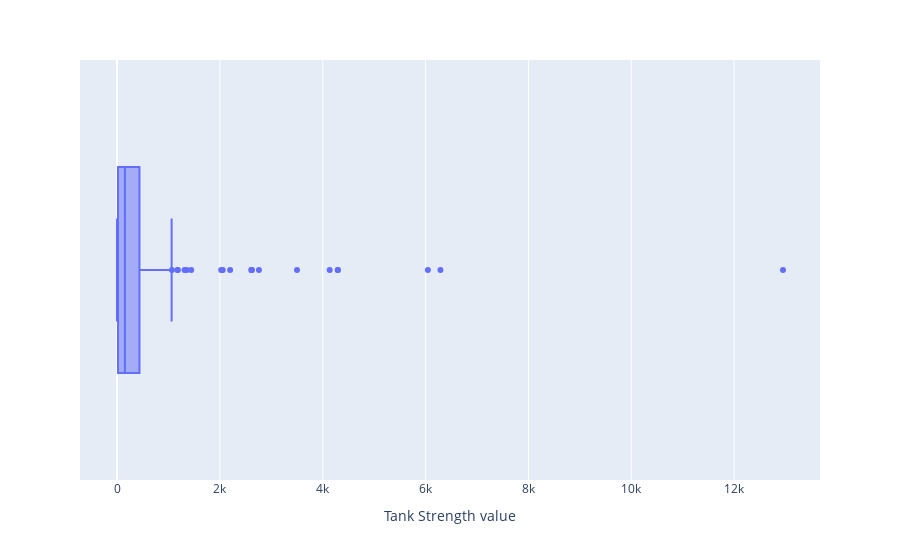

The cell this chart's notebook holds for it:
### Code cell
fig = px.box(data, x = data["Tank Strength value"],
             hover_name=data["Country"])

fig.show()

### Figure 1 — Plotly figure (JSON) as saved in the notebook; plotly's stock layout.template omitted (floating-point values rounded to 4 significant figures; data arrays with more than 128 entries replaced by an {"elided": "..."} marker saying what was removed)
{"data": [{"alignmentgroup": "True", "hovertemplate": "<b>%{hovertext}</b><br><br>Tank Strength value=%{x}<extra></extra>", "hovertext": {"elided": "138 str values"}, "legendgroup": "", "marker": {"color": "#636efa"}, "name": "", "notched": false, "offsetgroup": "", "orientation": "h", "showlegend": false, "type": "box", "x": {"elided": "138 int values"}, "x0": " ", "xaxis": "x", "y0": " ", "yaxis": "y"}], "layout": {"boxmode": "group", "legend": {"tracegroupgap": 0}, "margin": {"t": 60}, "xaxis": {"anchor": "y", "domain": [0, 1], "title": {"text": "Tank Strength value"}}, "yaxis": {"anchor": "x", "domain": [0, 1]}}}
